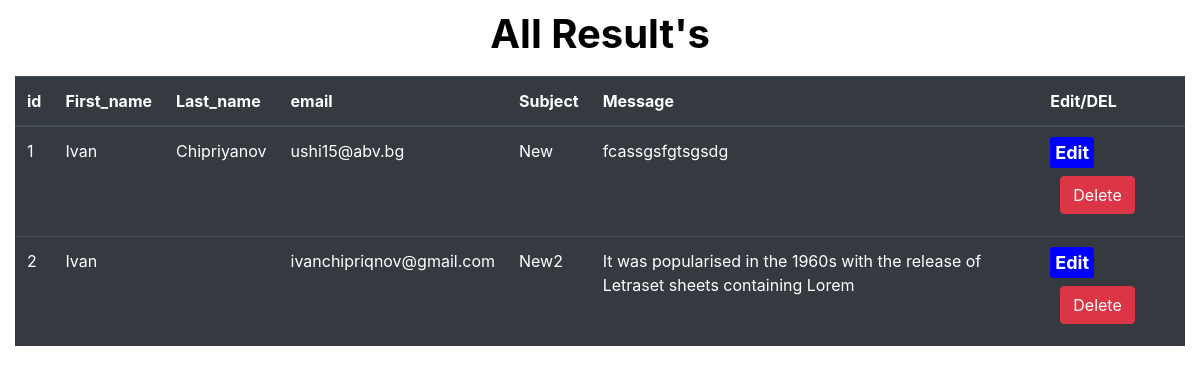
The app's page /results.php with its own data.
### tables this page shows
CREATE TABLE `new_contact` (
  `id` int(11) NOT NULL,
  `First_name` varchar(50) NOT NULL,
  `Last_name` varchar(50) NOT NULL,
  `email` varchar(50) NOT NULL,
  `Subject` varchar(50) NOT NULL,
  `Message` text NOT NULL
);

### results.php (the view, shortened to what this page needs)
<?php
include 'header.php';
include 'functions.php';
?>
<div class="container-fluid ">
    <div class="row all_cards">
        <div class=" col-12">
            <h1 class="t-title">All Result's</h1>
            <table class="table  table-dark">
                <thead>
                    <tr>
                        <th scope="col-md-2 col-12">id</th>
                        <th scope="col-md-3 col-12">First_name</th>
                        <th scope="col-md-3 col-12">Last_name</th>
                        <th scope="col-md-3 col-12">email</th>
                        <th scope="col-md-2 col-12">Subject</th>
                        <th scope="col-md-2 col-12">Message</th>
                        <th scope="col-md-2 col-12">Edit/DEL</th>
                    </tr>
                </thead>
                <tbody>
                    <tr>
                        <?php
                        $sql = "SELECT * FROM new_contact";
                        $result = $db->query($sql);
                        echo "<table";
                        if ($result->num_rows > 0) {
                            while ($row = $result->fetch_assoc()) {
                                echo '<tr>'
                                ?>
                                <td><?php echo $row["id"] ?></td>
                                <td><?php echo $row["First_name"] ?></td>
                                <td><?php echo $row["Last_name"] ?></td>
                                <td><?php echo $row["email"] ?></td>
                                <td><?php echo $row["Subject"] ?> </td>
                                <td><?php echo $row["Message"] ?></td>
                                <td>
                                    <a class="edit" href="edit.php?id=<?php echo $row["id"] ?> ">Edit</a>
                                    <a href=functions.php?del=<?php echo $row["id"] ?> class="btn btn-danger a-btn-slide-text ">Delete</a>
                                </td>
                            </tr>
                            <?php
                        }
                    } else {
                        echo "0 results";
                    }
                    echo "</table>";
                    ?>
        </div>
    </div>
</div>

### header.php (shortened to what this page needs)
<!doctype html>
<html>
    <head>
        <link rel="stylesheet" href="contact-form.css?v=<?= time(); ?>"/>
        <link rel="stylesheet" href="https://stackpath.bootstrapcdn.com/bootstrap/4.3.1/css/bootstrap.min.css"
>
    </head>

### contact-form.css (style rules this page uses)
h1 { background-color: #1c1b18; color: white; text-align: center; padding: 10px; }
.btn { margin: 10px; }
.t-title { background-color: white; color: black; font-weight: bold; }
.edit { background-color: blue; font-weight: bold ; font-size: 18px; border-radius: 3px; padding: 5px; color: white; }

### records on screen
new_contact: id "1", First_name "Ivan", Last_name "Chipriyanov", email "ushi15@abv.bg", Subject "New", Message "fcassgsfgtsgsdg"
new_contact: id "2", First_name "Ivan", email "ivanchipriqnov@gmail.com", Subject "New2", Message "It was popularised in the 1960s with the release of Letraset sheets containing Lorem"
